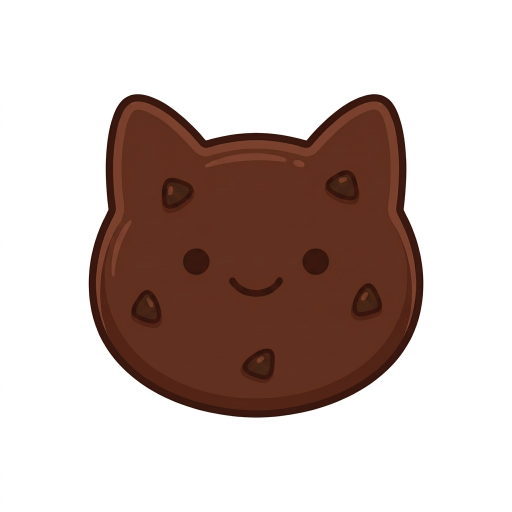
#> input picture scratch/topped_input/cookie_cat_chocolate_baked_choco.jpeg, 1024 x 1024 px, found by its file name (shown at 1/2 size); its folder holds 4 pictures in this run
$ python process_topped.py
#> lines starting #> are read from the running program, lines starting #| are printed output that depends on the picture
"""
Procesa las 36 galletas con toppings en scratch/topped_input/:
1. Quita el fondo blanco
2. Guarda como PNG transparente en src/assets/cookies/
3. Genera vistas check con fondo gris en la carpeta brain/
"""
from PIL import Image, ImageDraw
import os, shutil

BRAIN_DIR = r"C:\Users\Jonatan Agustín\.gemini\antigravity\brain\fa180234-e6eb-4c98-97ce-4ce2d3743b2b"
ASSETS_DIR = r"src\assets\cookies"
INPUT_DIR  = r"scratch\topped_input"

def remove_white_bg(img, tolerance=40):
    img = img.convert("RGBA")
    w, h = img.size
    for corner in [(0,0), (w-1,0), (0,h-1), (w-1,h-1)]:
        r, g, b, a = img.getpixel(corner)
        if r > 200 and g > 200 and b > 200:
            ImageDraw.floodfill(img, corner, (255,255,255,0), thresh=tolerance)
    return img

def main():
    os.makedirs(ASSETS_DIR, exist_ok=True)
    files = sorted([f for f in os.listdir(INPUT_DIR)
                    if f.lower().endswith(('.jpg','.jpeg','.png'))
                    and f.startswith('cookie_')])

    print(f"Procesando {len(files)} galletas con toppings...\n")

    for fname in files:
        # Renombrar cookie_heart_oat_baked_sprinkle.jpeg a sprinkles.png si es necesario
        base_name = os.path.splitext(fname)[0]
        if base_name.endswith('_sprinkle'):
            base_name += 's'

        out_name = base_name + ".png"
        try:
            img = Image.open(os.path.join(INPUT_DIR, fname))
#> img is the input picture: PIL image 1024x1024 RGB; mean R, G, B 200.9, 185.2, 180.3
            if img.width > 512 or img.height > 512:
                img = img.resize((512, 512), Image.LANCZOS)
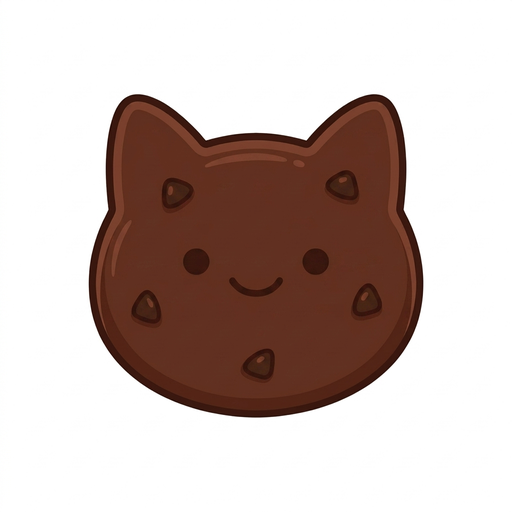
#> img: PIL image 512x512 RGB; mean R, G, B 200.9, 185.2, 180.3

            img = remove_white_bg(img, tolerance=45)
#> the loop in remove_white_bg, `for corner in [(0,0), (w-1,0), (0,h-1), (w-1,h-1)]:` made 4 passes
#> (r, g, b, a) on passes 1 to 4: (253, 251, 252, 255), (255, 255, 255, 0), (255, 255, 255, 0), (255, 255, 255, 0)

            # Guardar en el proyecto
            asset_path = os.path.join(ASSETS_DIR, out_name)
            img.save(asset_path, "PNG")

            # Copiar a brain
            shutil.copy(asset_path, os.path.join(BRAIN_DIR, out_name))

            # Crear check con fondo gris
            bg = Image.new("RGBA", img.size, (180, 180, 180, 255))
            bg.paste(img, mask=img.split()[3])
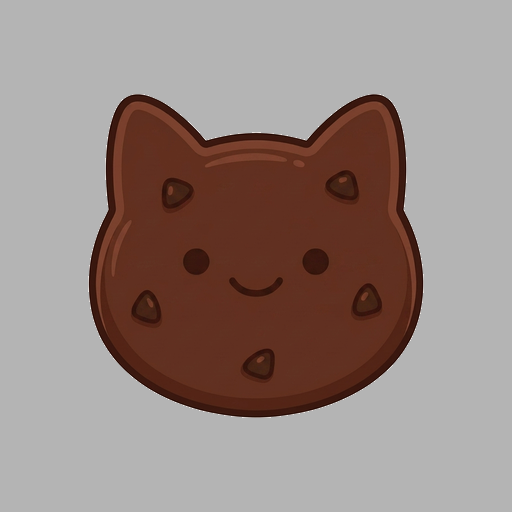
#> bg: PIL image 512x512 RGBA; mean R, G, B, A 150.9, 135.3, 130.4, 255
            check_name = out_name.replace('.png', '_check.png')
            bg.convert("RGB").save(os.path.join(BRAIN_DIR, check_name))

            print(f"  OK: {out_name}")
        except Exception as e:
            print(f"  ERROR en {fname}: {e}")
#> pass 2 of the loop in main, `for fname in files:`:
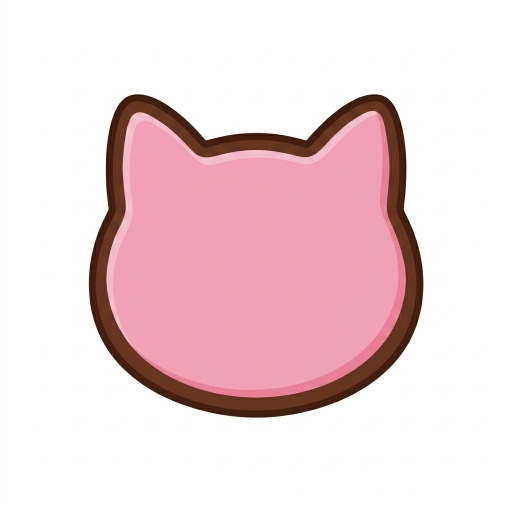
#> input picture scratch/topped_input/cookie_cat_chocolate_baked_glazing.jpeg, 1024 x 1024 px, found by its file name (shown at 1/2 size)
#> in main, img is the input picture: PIL image 1024x1024 RGB; mean R, G, B 238.4, 214.6, 218
#> in main, `img = img.resize((512, 512), Image.LANCZOS)`:
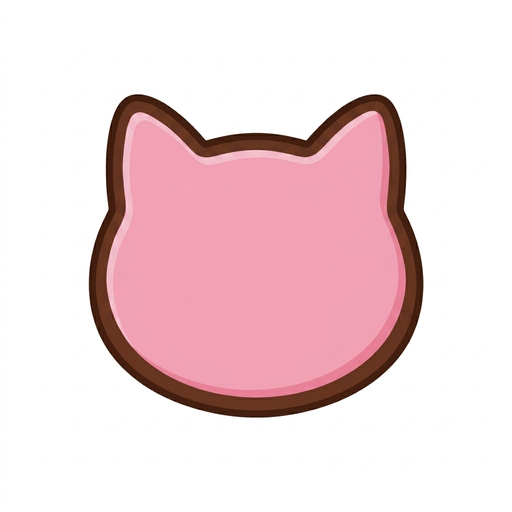
#> img: PIL image 512x512 RGB; mean R, G, B 238.4, 214.6, 218
#> the loop in remove_white_bg (call 2), `for corner in [(0,0), (w-1,0), (0,h-1), (w-1,h-1)]:` made 4 passes
#> in main, `bg.paste(img, mask=img.split()[3])`:
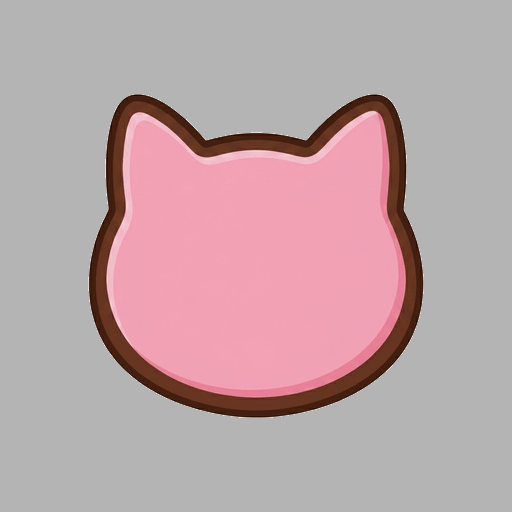
#> bg: PIL image 512x512 RGBA; mean R, G, B, A 188.4, 164.7, 168.1, 255

    print("\nListo. Todos los archivos procesados con éxito.")

if __name__ == "__main__":
    main()
